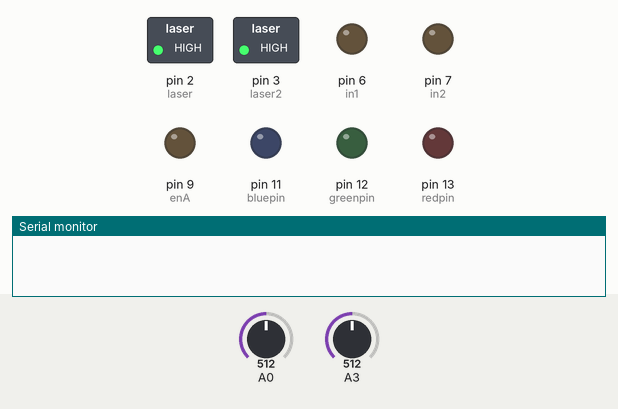
Simulated run of this sketch. Board: Arduino Uno, built with avr-gcc and run on an emulated ATmega328P. Shown: switched loads named in the sketch (green lamp = pin HIGH), output pins drawn as LEDs (lit = HIGH), the last lines printed to the serial monitor. The test bench sets the inputs (shaded band); at power-on: A3 = 512, A0 = 512.

Above: at 1.2 s.
1.3 s: A3 set to 566
3.7 s: A3 set to 582
At 6.2 s:
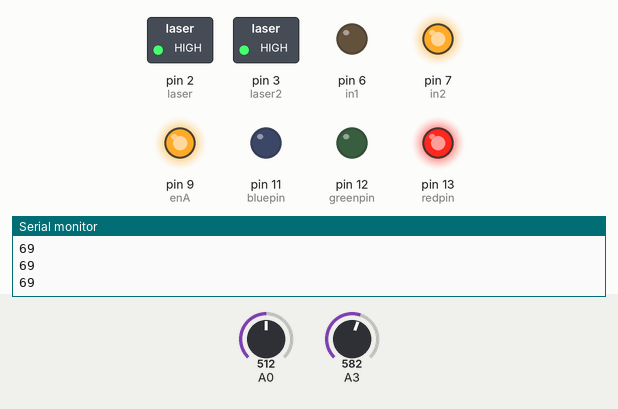
6.5 s: A0 set to 554
8.7 s: A0 set to 590
At 11.2 s:
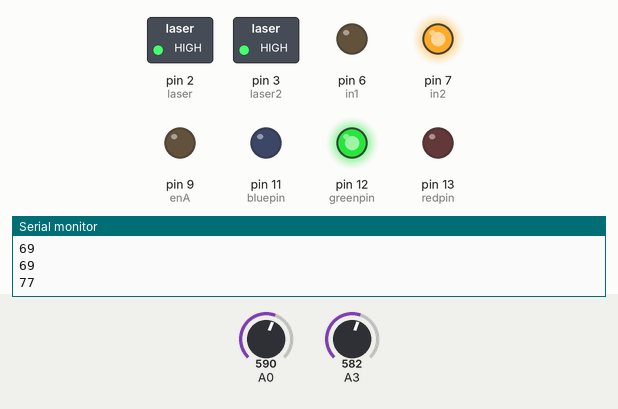
11.5 s: A0 set to 511
At 13.3 s:
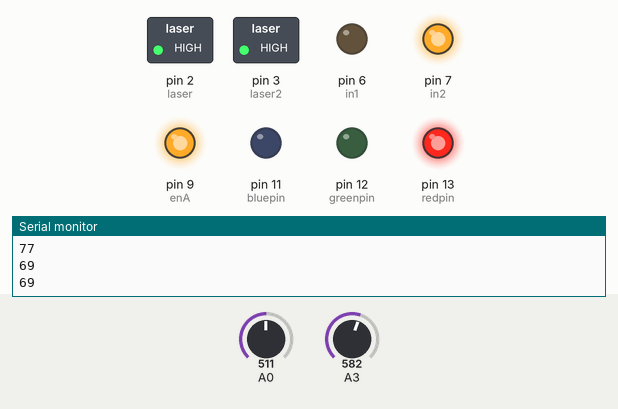
Timing chart, 0 to 14.8 s (numbered marks = the images above; inputs shaded):
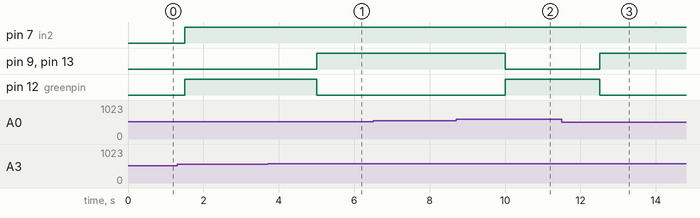

Measured:
- the behaviour switches between 572 and 573 on A3 (found by bisection; images 0 and 1)
- the behaviour switches between 572 and 573 on A0 (found by bisection; images 1 and 2)
- after the input at 3.7 s, pin 9 (enA), pin 13 (redpin): LOW → HIGH after 1.3 s; pin 12 (greenpin): HIGH → LOW after 1.3 s
- after the input at 8.7 s, pin 9 (enA), pin 13 (redpin): HIGH → LOW after 1.3 s; pin 12 (greenpin): LOW → HIGH after 1.3 s
- after the input at 11.5 s, pin 9 (enA), pin 13 (redpin): LOW → HIGH after 1.0 s; pin 12 (greenpin): HIGH → LOW after 1.0 s

The sketch:

conveyor-laser.ino
```cpp
//moving after laser reading
#include "millisDelay.h"

#define enA 9
#define in1 6
#define in2 7

int laser = 2;
int laser2 = 3;
int bluepin = 11;
int greenpin = 12;
int redpin = 13;

int item = 0;
int thresh1;
int thresh2;
int gogo = 0;

millisDelay pinDelay;

void setup() {
  Serial.begin(9600);

  pinMode(enA, OUTPUT);
  pinMode(in1, OUTPUT);
  pinMode(in2, OUTPUT);

  pinMode(laser, OUTPUT);
  pinMode(laser2, OUTPUT);
  pinMode(A0, INPUT);
  pinMode(A3, INPUT);
  pinMode(redpin, OUTPUT);
  pinMode(bluepin, OUTPUT);
  pinMode(greenpin, OUTPUT);

  digitalWrite(laser, HIGH);
  digitalWrite(laser2, HIGH);

  pinDelay.start(1000);

}

void loop() {
  int value1 = map(analogRead(A3), 0, 1023, 100, 0);
  int value2 = map(analogRead(A0), 0, 1023, 100, 0);

  if (gogo == 0) {
    thresh1 = value1 - 5;
    thresh2 = value2 - 5;
  }

  if (pinDelay.justFinished()) {
    gogo = 1;
  } else if (gogo == 1) {

    delay(500);

    if (item == 0) {
        if (value1 > thresh1) {
          digitalWrite(in1, LOW);
          digitalWrite(in2, HIGH);
          analogWrite(enA, 0);
          analogWrite(redpin, 0);
          analogWrite(greenpin, 255);
          //Serial.println("no item");

          Serial.println("13");

        } else if (value1 < thresh1) {
          //Serial.println("SAW ITEM");
          item = 1;
        }
    } else if (item == 1) {
        if ( value2 > thresh2) {
          digitalWrite(in1, LOW);
          digitalWrite(in2, HIGH);
          analogWrite(enA, 255);
          analogWrite(redpin, 255);
          analogWrite(greenpin, 0);
          //Serial.println("RUN");

          Serial.println("69");

        } else if (value2 < thresh2) {
          //Serial.println("DONE DEAL");
          item = 2;
        }
    } else if (item == 2) {
        digitalWrite(in1, LOW);
        digitalWrite(in2, HIGH);
        analogWrite(enA, 0);
        analogWrite(redpin, 0);
        analogWrite(greenpin, 255);
        //Serial.println("no item");
        Serial.println("77");
        item = 0;

    }
  }

}
```
